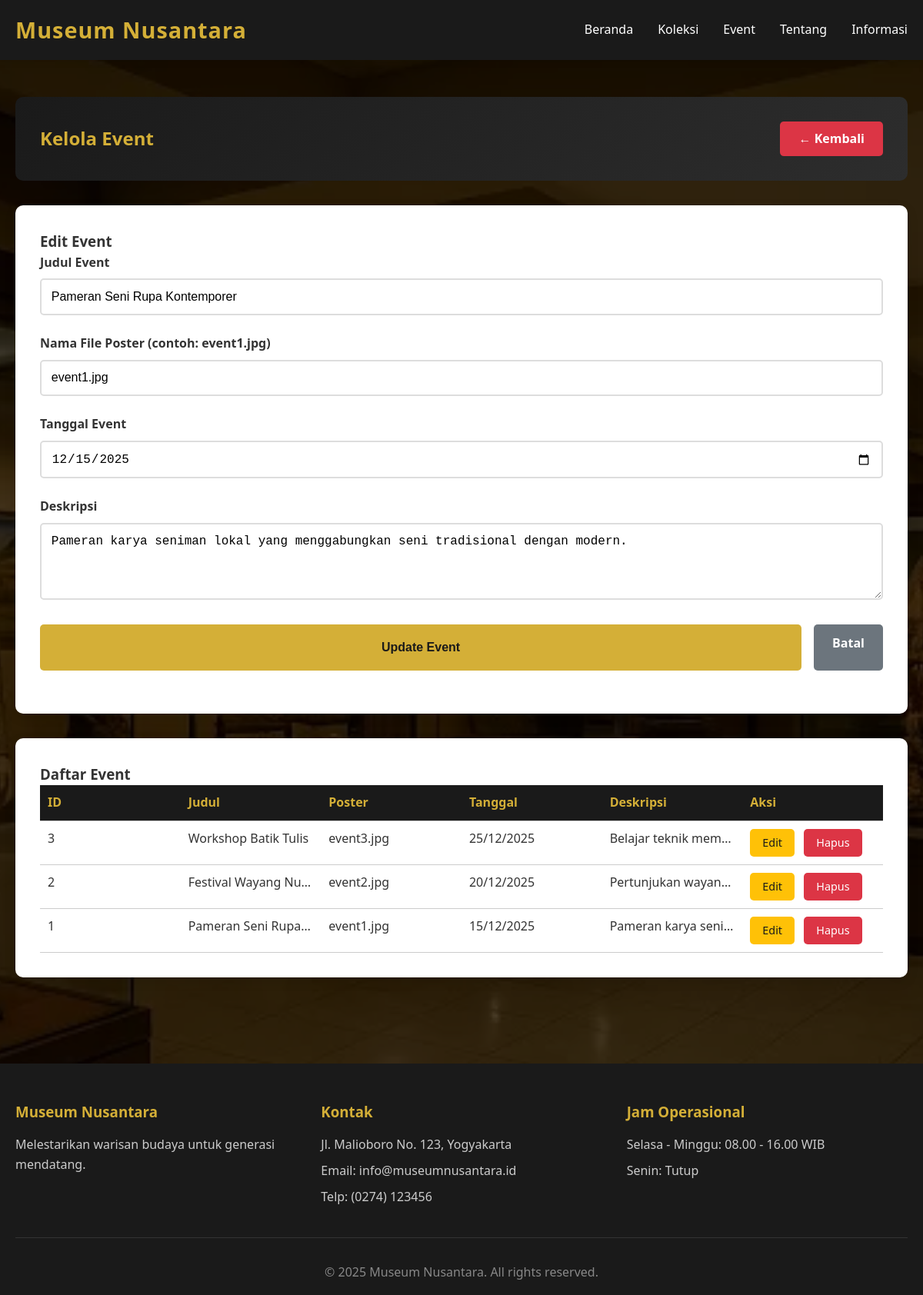
The page /admin/event_manage.php?edit=1 (signed in) on the database its author committed.
### tables this page shows
CREATE TABLE event (
    id INT PRIMARY KEY AUTO_INCREMENT,
    judul VARCHAR(200) NOT NULL,
    poster VARCHAR(255) NOT NULL,
    tanggal DATE NOT NULL,
    deskripsi TEXT,
    created_at TIMESTAMP DEFAULT CURRENT_TIMESTAMP
);

### admin/event_manage.php (the view, shortened to what this page needs)
<?php
require_once '../includes/koneksi.php';
$edit_data = null;
if(isset($_GET['edit'])) {
    $id = (int)$_GET['edit'];
    $query = "SELECT * FROM event WHERE id = $id";
    $result = mysqli_query($koneksi, $query);
    $edit_data = mysqli_fetch_assoc($result);
}
$query = "SELECT * FROM event ORDER BY tanggal DESC";
$result = mysqli_query($koneksi, $query);
include '../includes/header.php';
?>
<div class="dashboard">
    <div class="container">
        <div class="dashboard-header">
            <h2>Kelola Event</h2>
            <a href="dashboard.php" class="btn-logout">← Kembali</a>
        </div>
        <div class="table-container" style="margin-bottom: 2rem;">
            <h3><?php echo $edit_data ? 'Edit Event' : 'Tambah Event Baru'; ?></h3>
            <form method="POST" action="">
                <div class="form-group">
                    <label>Judul Event</label>
                    <input type="text" name="judul" required value="<?php echo $edit_data ? htmlspecialchars($edit_data['judul']) : ''; ?>">
                </div>
                <div class="form-group">
                    <label>Nama File Poster (contoh: event1.jpg)</label>
                    <input type="text" name="poster" required value="<?php echo $edit_data ? htmlspecialchars($edit_data['poster']) : ''; ?>">
                </div>
                <div class="form-group">
                    <label>Tanggal Event</label>
                    <input type="date" name="tanggal" required value="<?php echo $edit_data ? $edit_data['tanggal'] : ''; ?>">
                </div>
                <div class="form-group">
                    <label>Deskripsi</label>
                    <textarea name="deskripsi" required><?php echo $edit_data ? htmlspecialchars($edit_data['deskripsi']) : ''; ?></textarea>
                </div>
                <div style="display: flex;">
                    <button type="submit" name="<?php echo $edit_data ? 'edit' : 'tambah'; ?>" class="btn-submit">
                        <?php echo $edit_data ? 'Update Event' : 'Tambah Event'; ?>
                    </button>
                    <?php if($edit_data): ?>
                    <a href="event_manage.php" class="btn-back" style="display: inline-block; margin-left: 1rem;">Batal</a>
                    <?php endif; ?>
                </div>
            </form>
        </div>
        <div class="table-container">
            <h3>Daftar Event</h3>
            <table>
                <thead>
                    <tr>
                        <th>ID</th>
                        <th>Judul</th>
                        <th>Poster</th>
                        <th>Tanggal</th>
                        <th>Deskripsi</th>
                        <th>Aksi</th>
                    </tr>
                </thead>
                <tbody>
                    <?php while($row = mysqli_fetch_assoc($result)): ?>
                    <tr>
                        <td><?php echo $row['id']; ?></td>
                        <td><?php echo htmlspecialchars($row['judul']); ?></td>
                        <td><?php echo htmlspecialchars($row['poster']); ?></td>
                        <td><?php echo date('d/m/Y', strtotime($row['tanggal'])); ?></td>
                        <td><?php echo htmlspecialchars(substr($row['deskripsi'], 0, 60)); ?>...</td>
                        <td>
                            <a href="?edit=<?php echo $row['id']; ?>" class="btn-edit">Edit</a>
                            <a href="?hapus=<?php echo $row['id']; ?>" class="btn-delete" onclick="return confirm('Yakin ingin menghapus?')">Hapus</a>
                        </td>
                    </tr>
                    <?php endwhile; ?>
                </tbody>
            </table>
        </div>
    </div>
</div>
<?php
include '../includes/footer.php';
?>

### assets/style.css (style rules this page uses)
* { margin: 0; padding: 0; box-sizing: border-box; }
body { font-family: 'Segoe UI', Tahoma, Geneva, Verdana, sans-serif; line-height: 1.6; color: #333; background-image: url("museum.jpg"); background-size: cover; background-repeat: no-repeat; background-position: center; }
body::before { content: ""; position: fixed; inset: 0; background: rgba(0, 0, 0, 0.7); z-index: -1; }
.container { max-width: 1200px; margin: 0 auto; padding: 0 20px; }
.form-group { margin-bottom: 1.5rem; }
.form-group label { display: block; margin-bottom: 0.5rem; color: #333; font-weight: 600; }
.form-group input, .form-group textarea, .form-group select { width: 100%; padding: 0.8rem; border: 2px solid #ddd; border-radius: 5px; font-size: 1rem; transition: border-color 0.3s; }
.form-group textarea { resize: vertical; min-height: 100px; }
.btn-submit { width: 100%; height: 60px; padding: 1rem; background-color: #d4af37; color: #1a1a1a; border: none; border-radius: 5px; font-size: 1rem; font-weight: 600; cursor: pointer; transition: background-color 0.3s; }
.dashboard { padding: 3rem 0; }
.dashboard-header { background: linear-gradient(135deg, #1a1a1a 0%, #2d2d2d 100%); color: #fff; padding: 2rem; border-radius: 10px; margin-bottom: 2rem; display: flex; justify-content: space-between; align-items: center; }
.dashboard-header h2 { color: #d4af37; }
.btn-logout { padding: 0.6rem 1.5rem; background-color: #dc3545; color: #fff; text-decoration: none; border-radius: 5px; font-weight: 600; transition: background-color 0.3s; }
.table-container { background: #fff; padding: 2rem; border-radius: 10px; box-shadow: 0 5px 15px rgba(0,0,0,0.1); overflow-x: auto; }
table { width: 100%; border-collapse: collapse; table-layout: fixed; }
th, td { padding: 10px; border-bottom: 1px solid #ccc; text-align: left; vertical-align: top; overflow: hidden; text-overflow: ellipsis; white-space: nowrap; }
th { background-color: #1a1a1a; color: #d4af37; font-weight: 600; }
.btn-edit, .btn-delete { padding: 0.4rem 1rem; text-decoration: none; border-radius: 5px; font-size: 0.9rem; margin-right: 0.5rem; display: inline-block; }
.btn-edit { background-color: #ffc107; color: #1a1a1a; }
.btn-delete { background-color: #dc3545; color: #fff; }
.btn-back { display: inline-block; height: 60px; padding: 0.8rem 1.5rem; background-color: #6c757d; color: #fff; text-decoration: none; border-radius: 5px; margin-bottom: 1.5rem; font-size: 1rem; font-weight: 600; align-items: center; }

### rows shown on the page
event: judul "Pameran Seni Rupa Kontemporer", poster "event1.jpg", tanggal "12/15/2025", deskripsi "Pameran karya seniman lokal yang menggabungkan seni tradisional dengan modern.", id "1", judul "Pameran Seni Rupa…", tanggal "15/12/2025", deskripsi "Pameran karya seni…"
event: id "3", judul "Workshop Batik Tulis", poster "event3.jpg", tanggal "25/12/2025", deskripsi "Belajar teknik mem…"
event: id "2", judul "Festival Wayang Nu…", poster "event2.jpg", tanggal "20/12/2025", deskripsi "Pertunjukan wayan…"
